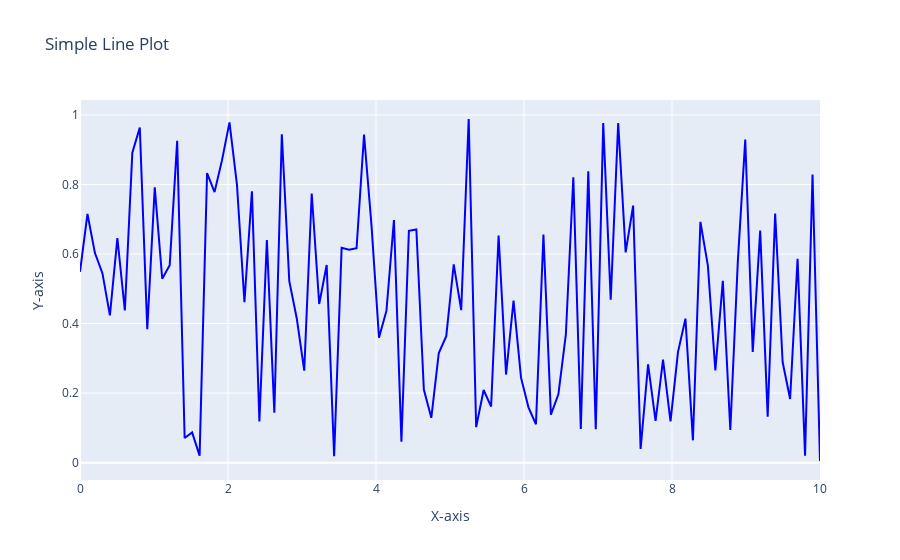

The notebook cell saved with this chart:
### Markdown cell above
### Q20. Using Plotly, create a basic line plot of a randomly generated dataset, label the axes, and set the title as 'Simple Line Plot'.

### Code cell
import plotly.graph_objs as go
import numpy as np

# Generate random data
np.random.seed(0)  # For reproducibility
x = np.linspace(0, 10, 100)  # 100 points from 0 to 10
y = np.random.rand(100)  # 100 random values

# Create a line plot
fig = go.Figure()

# Add a line to the plot
fig.add_trace(go.Scatter(x=x, y=y, mode='lines', name='Random Data', line=dict(color='blue')))

# Label the axes
fig.update_layout(
    title='Simple Line Plot',
    xaxis_title='X-axis',
    yaxis_title='Y-axis'
)

# Show the plot
fig.show()
